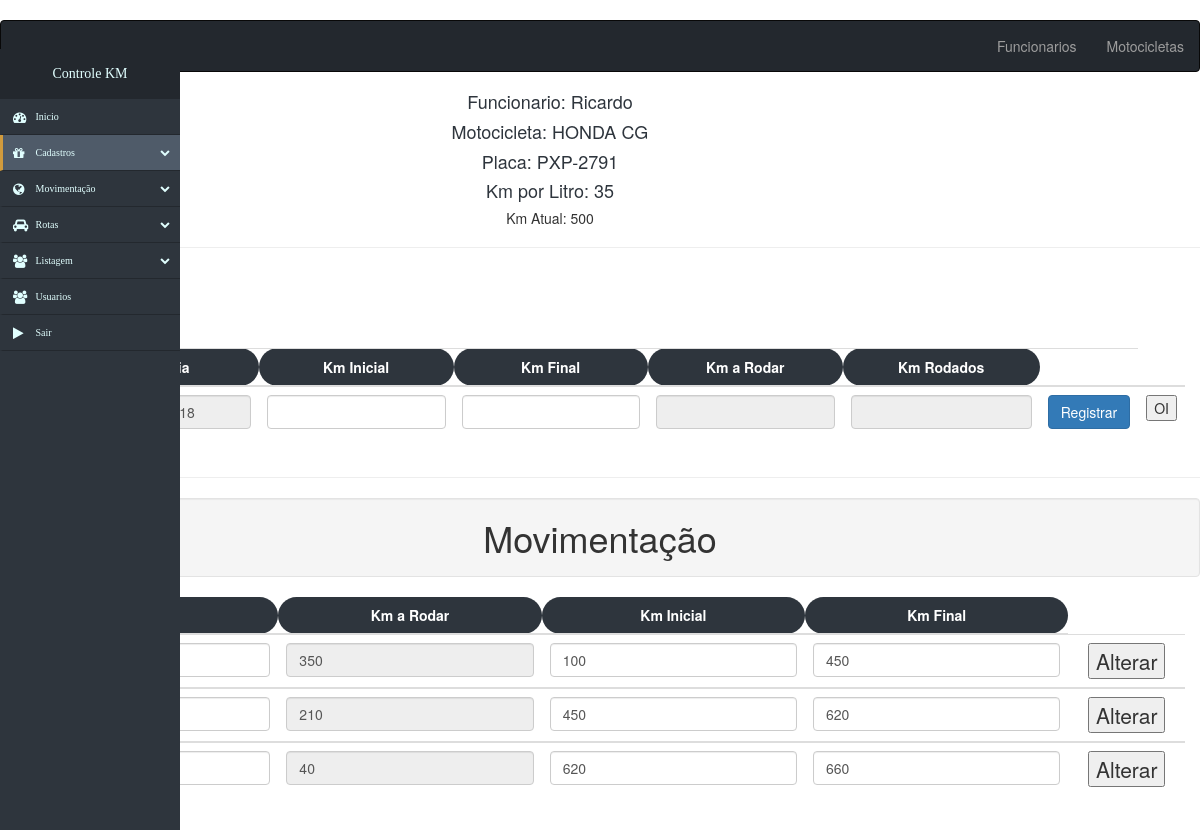
Screenshot of /servicos&id=1 with the database file from the repository.
### tables this page shows
CREATE TABLE `tblfuncionario` (
  `id` int(11) NOT NULL,
  `nome` varchar(20) NOT NULL,
  `cpf` varchar(14) DEFAULT NULL,
  `telefone` varchar(10) DEFAULT NULL,
  `idmoto` int(11) DEFAULT NULL
);

CREATE TABLE `tblmoto` (
  `id` int(11) NOT NULL,
  `modelo` varchar(30) DEFAULT NULL,
  `ano` varchar(4) DEFAULT NULL,
  `cilindrada` varchar(3) DEFAULT NULL,
  `placa` varchar(8) DEFAULT NULL,
  `km_x_litro` tinyint(4) DEFAULT NULL,
  `kmatual` int(11) DEFAULT NULL
);

CREATE TABLE `tblkmrodado` (
  `idkm` int(11) NOT NULL,
  `idfuncionario` int(11) DEFAULT NULL,
  `idvale` int(11) DEFAULT NULL,
  `Kminicial` int(11) DEFAULT NULL,
  `Kmfinal` int(11) DEFAULT NULL,
  `KmaRodar` int(11) DEFAULT NULL,
  `KmRodados` int(11) DEFAULT NULL,
  `data` date DEFAULT NULL
);

### core/controller.php (called while the page is built, shortened)
<?php
class controller{
	public function loadTemplate($viewName, $viewData = array()){
		require 'views/template.php';
	}
	public function loadViewInTemplate($viewName, $viewData = array()){
		extract($viewData);
		require 'views/'.$viewName.'.php';
	}
}
?>

### controllers/servicosController.php (called while the page is built)
<?php
class servicosController extends controller
{
	public function index(){
		$id = $_GET['id'];
		$funcionarioObj = new Funcionarios();
		$funcionario = $funcionarioObj->GetFunc_Servico($id);
		$dados['funcionario'] = $funcionario;
		$servicosObj = new Servicos();
		$dados['servicos'] = $servicosObj->mostrarDados($id);
		$this->loadTemplate('servicos',$dados);
	}
}
 ?>

### core/Core.php (called while the page is built, shortened)
<?php
class Core
{
	public function run(){
		$url = '/';
		if (isset($_GET['url'])) {
			$url .= $_GET['url'];
		}
		$params = array();
		if (!empty($url) && $url != '/') {
			$url = explode('/',$url);
			array_shift($url);
			array_shift($url);
			if(isset($url[0]) && $url[0] && !empty($url[0])){
			$currentAction = $url[0];
			array_shift($url);
			}
			else
			{
				$currentAction ='index';
			}
		}
		else
		{
			$currentController = 'homeController';
			$currentAction = 'index';
		}
		$c = new $currentController();
		call_user_func_array(array($c,$currentAction), $params);
	}
}
 ?>

### index.php (called while the page is built, shortened)
<?php
$core = new Core();
$core->run();
?>

### core/model.php (called while the page is built, shortened)
<?php
class model {
	public function __construct(){
		global $db;
		$this->db = $db;
	}
}
 ?>

### models/Funcionarios.php (called while the page is built, shortened)
<?php
 class Funcionarios extends model
 {
	public function GetFunc_Servico($id){
		$sql = $this->db->query("SELECT funcionario.nome, moto.modelo, moto.placa, moto.km_x_litro, moto.kmatual FROM tblfuncionario as funcionario INNER JOIN tblmoto as moto ON funcionario.idmoto = moto.id WHERE funcionario.id = $id");
		$array = $sql->fetchAll();
		return $array;
	}
 }
 ?>

### models/Servicos.php (called while the page is built, shortened)
<?php
class Servicos extends model
{
	public function mostrarDados($id){
		$sql = $this->db->query("SELECT * FROM tblkmrodado WHERE idfuncionario = $id");
		$array = $sql->fetchAll();
		return $array;
	}
}
 ?>

### views/servicos.php (the view, shortened to what this page needs)
<?php foreach ($funcionario as $func) {
} ?>
<div class="informacoes">
<h4 class="">Funcionario:  <?php echo $func['nome'];?></h4>
<h4>Motocicleta: <?= $func['modelo']; ?></h4>
<h4>Placa: <?= $func['placa']; ?></h4>
<h4>Km por Litro: <?= $func['km_x_litro']; ?></h4>
<h5>Km Atual: <?=$func['kmatual']; ?></h5>
</div>
<hr>
<form class="descer" method="POST">
<div class="form-group">
	<div class="container">
		<div class="row">
			<table class="table">
				<div>
					<th>Abastecer</th>
				<th class="alinhamento">Dia</th>
				<th class="alinhamento">Km Inicial</th>
				<th class="alinhamento">Km Final</th>
				<th class="alinhamento">Km a Rodar</th>
				<th class="alinhamento">Km Rodados</th>
				<td></td>
			</div>
				<tbody>
					<td> <a href="" data-toggle="modal" data-target="#myModal"> <img class="imagem" src="<?=BASE_URL?>/assets/images/gasolina.jpg"></a></td>
					<td><input id="disabledTextInput" class="form-control" type="date" name="dia" value="<?= date("Y-m-d") ?>" disabled></td>
					<td><input class="form-control" id="kmi" type="text" name="km-inicial"></td>
					<td><input class="form-control" id="kmf" type="text" name="km-final"></td>
					<td><input class="form-control" id="tes" type="text" name="km-a-rodar" disabled="" value="<?php   ?>"></td>
					<td><input class="form-control" id="kmr" type="text" name="km-rodado" disabled="" value="<?php   ?>"></td>
					<td><button type="" class="btn btn-primary" onclick='pegarkm()'>Registrar</button></td>
					<td><button>OI</button></td>
				</tbody>
			</table>
		</div>
	</div>
</div>
</form>
<hr>
<h1 class="teste-ul well well-lm">Movimentação</h1>
<div class="form-group">
	<div class="container">
<div class="row">
<table class="table">
				<thead>
				<th class="alinhamento">Dia</th>
				<th class="alinhamento">Km a Rodar</th>
				<th class="alinhamento">Km Inicial</th>
				<th class="alinhamento">Km Final</th>
				</thead>
				<?php foreach ($servicos as $servico) {
					 ?>
				<tbody style="text-align: center; background-color: white; font-size: 21px;">
						<td><input class="form-control sm" type="text" name="" value="<?= date("d/m/Y", strtotime($servico['data']))?>">	</td>
						<td> <input class="form-control" type="" name="" value="<?= $servico['KmaRodar']	 ?>	" disabled> </td>
						<td><input class="form-control" type="" name="" value="<?= $servico['Kminicial']	 ?>"> 	</td>
						<td><input class="form-control" type="" name="" value="<?= $servico['Kmfinal']	 ?>"> 	</td>
						<td><button type="btn btn-danger" onclick="pegarkm()"> Alterar </button></td>
			</tbody>
			<?php 	} ?>
			</div>

### views/template.php (shortened to what this page needs)
<!DOCTYPE html>
<html>
<head>
	<link rel="stylesheet" type="text/css" href="<?php BASE_URL?>assets/css/estilo.css">
	<link rel="stylesheet" type="text/css" href="<?php echo BASE_URL; ?>/assets/css/bootstrap.min.css">
  <link href="//maxcdn.bootstrapcdn.com/font-awesome/4.2.0/css/font-awesome.min.css" rel="stylesheet">
</head>
<body>
	<nav class="navbar navbar-inverse" style="background-color: #23282e; ">
			<div class="container-fluid">
				<div class="navbar-header">
					<a href="<?php echo BASE_URL; ?>" class="navbar-brand"></a>
				</div>
				<ul class="nav navbar-nav navbar-right">
						<li><a href="<?php echo BASE_URL; ?>funcionarios">Funcionarios</a></li>
						<li><a href="<?php echo BASE_URL; ?>motocicletas">Motocicletas</a></li>
				</ul>
			</div>
		</nav>
<div class="nav-side-menu">
    <div class="brand">Controle KM</div>
        <div class="menu-list">
            <ul id="menu-content" class="menu-content collapse out">
                <li>
                  <a href="<?php echo BASE_URL; ?>">
                  <i class="fa fa-dashboard fa-lg"></i> Inicio
                  </a>
                </li>
                <li  data-toggle="collapse" data-target="#cadastro" class="collapsed active">
                  <a href="#"><i class="fa fa-gift fa-lg"></i> Cadastros <span class="arrow"></span></a>
                </li>
                <li data-toggle="collapse" data-target="#movimentacao" class="collapsed">
                  <a href="#"><i class="fa fa-globe fa-lg"></i> Movimentação <span class="arrow"></span></a>
                </li>
                <li data-toggle="collapse" data-target="#rotas" class="collapsed">
                  <a href="#"><i class="fa fa-car fa-lg"></i> Rotas <span class="arrow"></span></a>
                </li>
                     <li data-toggle="collapse" data-target="#new" class="collapsed">
                  <a href="#"><i class="fa fa-users fa-lg"></i> Listagem <span class="arrow"></span></a>
                </li>
                 <li>
                  <a href="#">
                  <i class="fa fa-users fa-lg"></i> Usuarios
                  </a>
                </li>
                  <li>
                  <a href="<?=BASE_URL?>">
                  <i class="fa fa-play fa-lg"></i> Sair
                  </a>
                </li>
            </ul>
     </div>
</div>
      <?php $this->loadViewInTemplate($viewName,$viewData);
       ?>
		</body>
</html>

### assets/css/estilo.css (style rules this page uses)
.nav-side-menu { overflow: auto; font-family: verdana; font-size: 10px; font-weight: 500px; background-color: #2e353d; position: fixed; top: 49px; width: 180px; height: 100%; color: #e1ffff; }
.nav-side-menu .brand { background-color: #23282e; line-height: 50px; display: block; text-align: center; font-size: 14px; }
.nav-side-menu ul, .nav-side-menu li { list-style: none; padding: 0px; margin: 0px; line-height: 35px; cursor: pointer; }
.nav-side-menu ul .active, .nav-side-menu li .active { border-left: 3px solid #d19b3d; background-color: #4f5b69; }
.nav-side-menu li { padding-left: 0px; border-left: 3px solid #2e353d; border-bottom: 1px solid #23282e; }
.nav-side-menu li a { text-decoration: none; color: #e1ffff; }
.nav-side-menu li a i { padding-left: 10px; width: 20px; padding-right: 20px; }
@media (min-width: 767px) { .nav-side-menu .menu-list .menu-content { display: block; } }
body { margin: 0px; padding: 0px; }
.teste-ul { text-align: center }
.alinhamento { text-align: center; background-color: #2e353d; border-radius: 50px; color: white; }
.descer { padding-top: 80px; }
.informacoes { text-align: center; padding-right: 100px; }
.informacoes h4 { color: #2e353d; }

### rows the page displays
tblfuncionario: nome "Ricardo", idmoto.modelo "HONDA CG", idmoto.placa "PXP-2791", idmoto.km_x_litro "35", idmoto.kmatual "500"
tblkmrodado: KmaRodar "350", Kminicial "100", Kmfinal "450"
tblkmrodado: KmaRodar "210", Kminicial "450", Kmfinal "620"
tblkmrodado: KmaRodar "40", Kminicial "620", Kmfinal "660"
